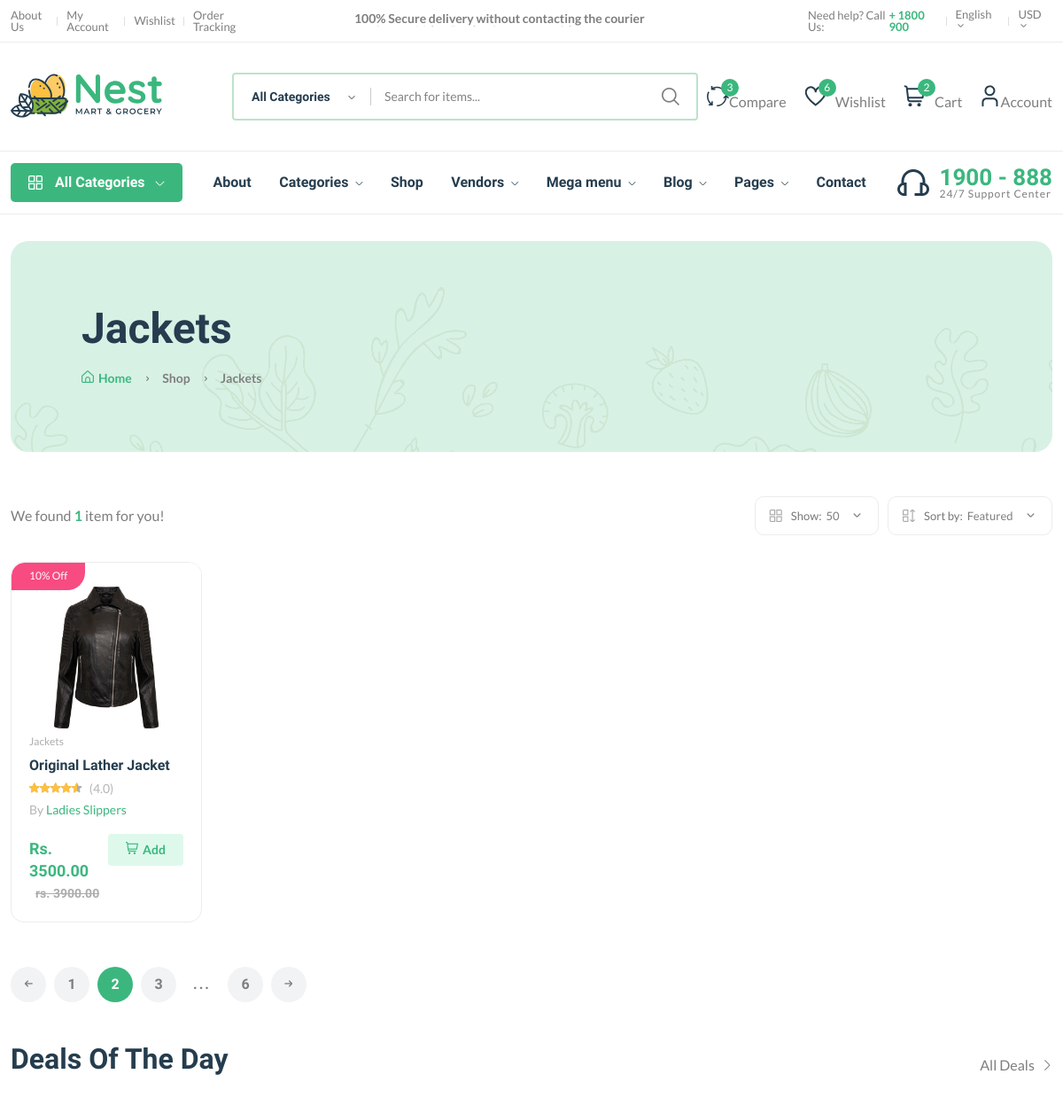
Before: /category/cat253hehd (signed in, upper part) with the older database file.
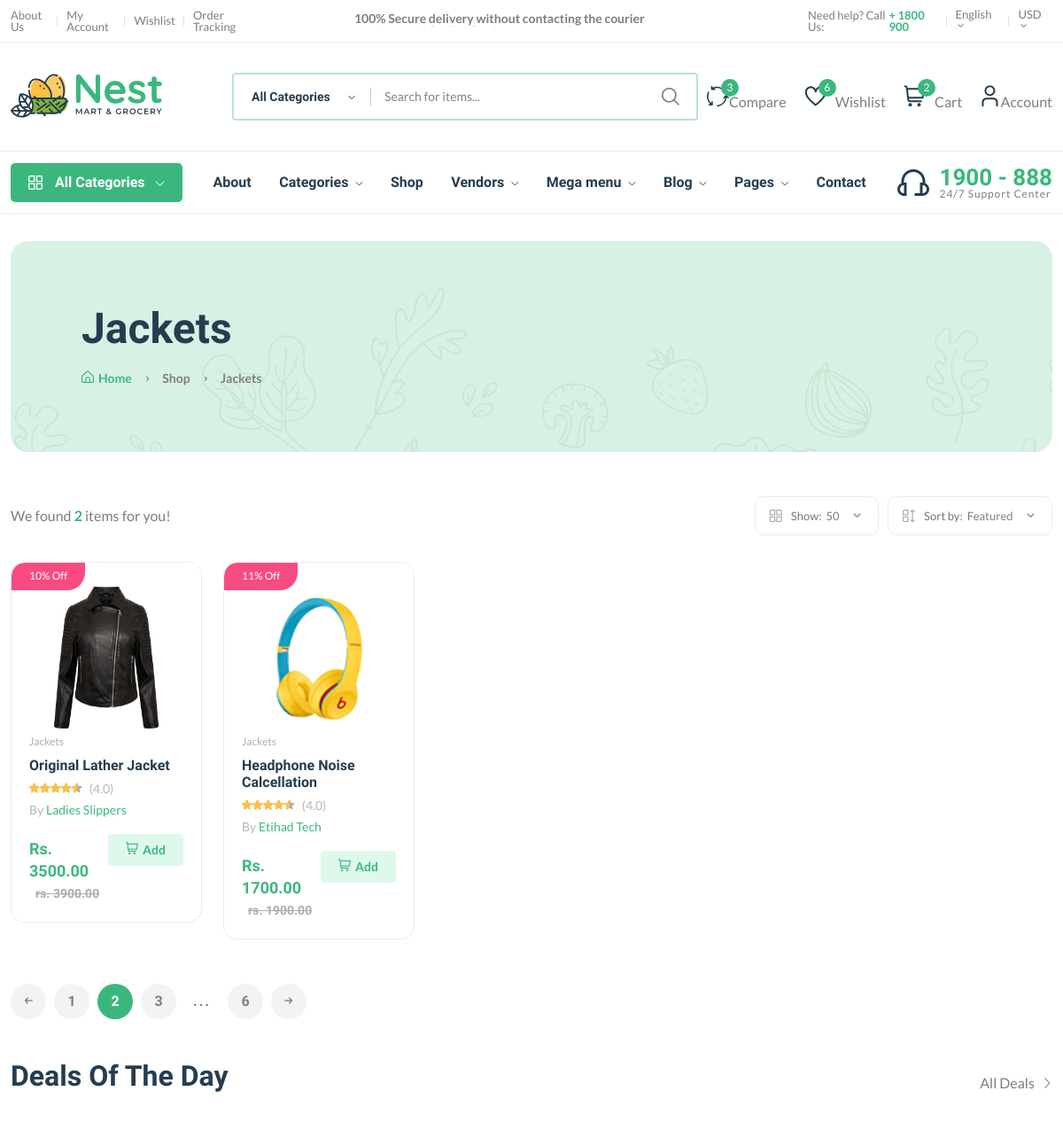
After: the same page with the newer database file.
### core/models.py (models this page shows, shortened)
class Product(models.Model):
    pid = ShortUUIDField(unique=True, max_length=15,
                         alphabet="abcdefgh12345")
    user = models.ForeignKey(
        User, on_delete=models.SET_NULL, null=True, default="1")
    category = models.ForeignKey(
        Category, on_delete=models.SET_NULL, null=True, related_name='category')
    vendor = models.ForeignKey(
        Vendor, on_delete=models.SET_NULL, null=True, related_name='vendor')
    title = models.CharField(max_length=255)
    image = models.ImageField(upload_to=user_directory_path)
    description = models.TextField(null=True, blank=True)
    price = models.DecimalField(max_digits=6, decimal_places=2)
    old_price = models.DecimalField(max_digits=6, decimal_places=2)
    specification = models.TextField(null=True, blank=True)
    type = models.CharField(max_length=255, null=True, blank=True)
    stock_count = models.CharField(max_length=255, null=True, blank=True)
    life = models.CharField(max_length=255, null=True, blank=True)
    mfd = models.DateTimeField(auto_now_add=False, null=True, blank=True)
    tags = TaggableManager(blank=True)
    product_status = models.CharField(
        choices=STATUS, max_length=10, default="in_review")
    status = models.BooleanField(default=True)
    in_stock = models.BooleanField(default=True)
    featured = models.BooleanField(default=False)
    digital = models.BooleanField(default=False)
    sku = ShortUUIDField(unique=True, length=10, max_length=20, prefix="sku",
                         alphabet="1234567890")
    date = models.DateTimeField(auto_now_add=True)
    updated = models.DateTimeField(auto_now=True)
    class Meta:
        verbose_name = 'Product'
        verbose_name_plural = 'Products'
    def get_percentage(self):
        new_price = ((self.old_price-self.price)*100)/self.old_price
        return new_price

class Category(models.Model):
    cid = ShortUUIDField(unique=True, max_length=15,
                         prefix="cat", alphabet="abcdefgh12345")
    title = models.CharField(max_length=255)
    image = models.ImageField(upload_to='category')
    class Meta:
        verbose_name = 'Category'
        verbose_name_plural = 'Categories'

class Vendor(models.Model):
    vid = ShortUUIDField(unique=True, length=10, max_length=20,
                         prefix="ven", alphabet="abcdefgh12345")
    title = models.CharField(max_length=255)
    image = models.ImageField(upload_to=user_directory_path)
    cover_image = models.ImageField(upload_to=user_directory_path)
    description = models.TextField(null=True, blank=True)
    address = models.CharField(max_length=255)
    contact = models.CharField(max_length=255, default="+977-0000000000")
    chat_resp_time = models.CharField(max_length=255, default="100")
    shipping_on_time = models.CharField(max_length=255, default="100")
    authentic_rating = models.CharField(max_length=255, default="100")
    days_return = models.CharField(max_length=255, default="100")
    warranty_period = models.CharField(max_length=255, default="100")
    date = models.DateTimeField(auto_now_add=True)
    updated = models.DateTimeField(auto_now=True)
    user = models.ForeignKey(
        User, on_delete=models.SET_NULL, null=True)
    class Meta:
        verbose_name = 'Vendor'
        verbose_name_plural = 'Vendors'

### core/views.py (the view)
# urls.py: path('category/<cid>', views.category_product_list,
def category_product_list(request, cid):
    category = Category.objects.get(cid=cid)
    products = Product.objects.filter(
        product_status="published", category=category)
    context = {
        'category': category,
        'products': products
    }
    return render(request, 'core/category-product-list.html', context)

### core/context_processor.py (called while the page is built)
def default(request):
    categories = Category.objects.all()
    vendors = Vendor.objects.all()
    address = Address.objects.get(user=request.user)
    return {
        'categories': categories,
        'vendors': vendors,
        'address': address
    }

### templates/core/category-product-list.html (shortened to what the changed rows need)
{% extends "partials/base.html" %}
{% load static %}
{% block content %}
<main class="main">
        <div class="page-header mt-30 mb-50">
            <div class="container">
                <div class="archive-header">
                    <div class="row align-items-center">
                        <div class="col-xl-3">
                            <h1 class="mb-15">{{category.title}}</h1>
                        </div>
                    </div>
                </div>
            </div>
        </div>
        <div class="container mb-30">
            <div class="row">
                <div class="col-12">
                    <div class="shop-product-fillter">
                        <div class="totall-product">
                            <p>We found <strong class="text-brand">{{products.count}}</strong> item{{products.count|pluralize}} for you!</p>
                        </div>
                    </div>
                    <div class="row product-grid">
                        {% for product in products %}
                        <div class="col-lg-1-5 col-md-4 col-12 col-sm-6">
                            <div class="product-cart-wrap mb-30">
                                <div class="product-img-action-wrap">
                                    <div class="product-img product-img-zoom">
                                        <a href='shop-product-right.html'>
                                            <img class="default-img" src="{{product.image.url}}" alt="" />
                                        </a>
                                    </div>
                                    <div class="product-badges product-badges-position product-badges-mrg">
                                        <span class="hot">{{product.get_percentage | floatformat:0}}% Off</span>
                                    </div>
                                </div>
                                <div class="product-content-wrap">
                                    <div class="product-category">
                                        <a href='shop-grid-right.html'>{{product.category.title}}</a>
                                    </div>
                                    <h2><a href='shop-product-right.html'>{{product.title}}</a></h2>
                                    <div class="product-rate-cover">
                                        <div class="product-rate d-inline-block">
                                            <div class="product-rating" style="width: 90%"></div>
                                        </div>
                                        <span class="font-small ml-5 text-muted"> (4.0)</span>
                                    </div>
                                    <div>
                                        <span class="font-small text-muted">By <a href='vendor-details-1.html'>{{product.vendor.title}}</a></span>
                                    </div>
                                    <div class="product-card-bottom">
                                        <div class="product-price">
                                            <span>Rs. {{ product.price}}</span>
                                            <span class="old-price">rs. {{product.old_price}}</span>
                                        </div>
                                        <div class="add-cart">
                                            <a class='add' href='shop-cart.html'><i class="fi-rs-shopping-cart mr-5"></i>Add </a>
                                        </div>
                                    </div>
                                </div>
                            </div>
                        </div>
                        {% endfor %}
                    </div>
                </div>
            </div>
        </div>
    </main>
{% endblock content %}

Changed rows visible on the page:
added Product: image (picture), get_percentage "11", category "Jackets", title "Headphone Noise Calcellation", vendor "Etihad Tech", price "1700.00", old_price "1900.00"
Other visible differences:
{{ products.count }}: "1" → "2"
